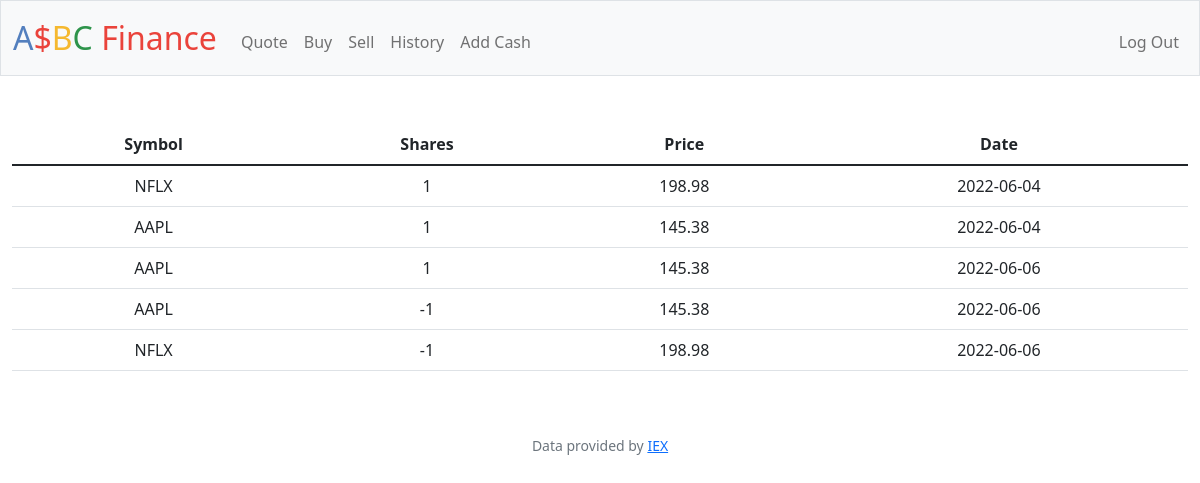
The app's page /history (signed in) with its own data.
### tables this page shows
CREATE TABLE 'transactions' ('id' integer PRIMARY KEY AUTOINCREMENT NOT NULL, 'user_id' integer, 'symbol' text, 'shares' integer, 'price' real, 'date' timestamp);

### app.py (the view)
@app.route("/history")
@login_required
def history():
    user_id = session["user_id"]
    transactions_db = db.execute("SELECT * FROM transactions WHERE user_id = :id", id=user_id)
    return render_template("history.html", transactions=transactions_db)

### app.py (called while the page is built)
@app.after_request
def after_request(response):
    response.headers["Cache-Control"] = "no-cache, no-store, must-revalidate"
    response.headers["Expires"] = 0
    response.headers["Pragma"] = "no-cache"
    return response

### helpers.py (called while the page is built)
def login_required(f):
    @wraps(f)
    def decorated_function(*args, **kwargs):
        if session.get("user_id") is None:
            return redirect("/login")
        return f(*args, **kwargs)
    return decorated_function

### templates/history.html (shortened to what this page needs)
{% extends "layout.html" %}
{% block main %}
    <table class="table">
        <thead>
            <tr>
                <th scope="col">Symbol</th>
                <th scope="col">Shares</th>
                <th scope="col">Price</th>
                <th scope="col">Date</th>
            </tr>
        </thead>
        <tbody>
            {% for row in transactions %}
                <tr>
                    <td>{{ row["symbol"] }}</td>
                    <td>{{ row["shares"] }}</td>
                    <td>{{ row["price"] }}</td>
                    <td>{{ row["date"] }}</td>
                </tr>
            {% endfor %}
        </tbody>
    </table>
{% endblock %}

### templates/layout.html (shortened to what this page needs)
<!DOCTYPE html>
<html lang="en">
    <head>
        <link href="https://cdn.jsdelivr.net/npm/bootstrap@5.1.3/dist/css/bootstrap.min.css" rel="stylesheet">
        <link href="/static/styles.css" rel="stylesheet">
        <link href="https://cdnjs.cloudflare.com/ajax/libs/font-awesome/5.13.0/css/all.min.css" rel="stylesheet">
    </head>
    <body>
        <nav class="bg-light border navbar navbar-expand-md navbar-light">
            <div class="container-fluid">
                <a class="navbar-brand" href="/"><span class="blue">A</span><span class="red">$</span><span class="yellow">B</span><span class="green">C</span> <span class="red">Finance</span></a>
                <div class="collapse navbar-collapse" id="navbar">
                    {% if session["user_id"] %}
                        <ul class="navbar-nav me-auto mt-2">
                            <li class="nav-item"><a class="nav-link" href="/quote">Quote</a></li>
                            <li class="nav-item"><a class="nav-link" href="/buy">Buy</a></li>
                            <li class="nav-item"><a class="nav-link" href="/sell">Sell</a></li>
                            <li class="nav-item"><a class="nav-link" href="/history">History</a></li>
                            <li class="nav-item"><a class="nav-link" href="/add_cash">Add Cash</a></li>
                        </ul>
                        <ul class="navbar-nav ms-auto mt-2">
                            <li class="nav-item"><a class="nav-link" href="/logout">Log Out</a></li>
                        </ul>
                    {% else %}
                        <ul class="navbar-nav ms-auto mt-2">
                            <li class="nav-item"><a class="nav-link" href="/register">Register</a></li>
                            <li class="nav-item"><a class="nav-link" href="/login">Log In</a></li>
                        </ul>
                    {% endif %}
                </div>
            </div>
        </nav>
        <main class="container-fluid py-5 text-center">
            {% block main %}{% endblock %}
        </main>
        <footer class="mb-5 small text-center text-muted">
            Data provided by <a href="https://iexcloud.io/">IEX</a>
        </footer>
    </body>
</html>

### static/styles.css (style rules this page uses)
nav .navbar-brand { font-size: xx-large; }
nav .navbar-brand .blue { color: #537fbe; }
nav .navbar-brand .red { color: #ea433b; }
nav .navbar-brand .yellow { color: #f5b82e; }
nav .navbar-brand .green { color: #2e944b; }

### records on screen
transactions: symbol "NFLX", shares "1", price "198.98", date "2022-06-04"
transactions: symbol "AAPL", shares "1", price "145.38", date "2022-06-04"
transactions: symbol "AAPL", shares "1", price "145.38", date "2022-06-06"
transactions: symbol "AAPL", shares "-1", price "145.38", date "2022-06-06"
transactions: symbol "NFLX", shares "-1", price "198.98", date "2022-06-06"
